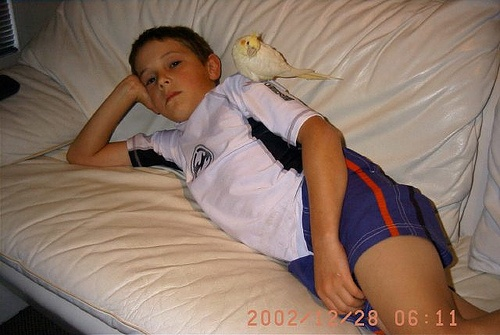
#> input picture dataset/train/images/2007_002120.jpg, 500 x 335 px, found by its file name; its folder holds 4 pictures in this run
$ python gamma_correction.py
#> lines starting #> are read from the running program, lines starting #| are printed output that depends on the picture
import cv2
import numpy as np
import os

input_folder = "dataset/train/images"
output_folder = "dataset/train/lowlight"

os.makedirs(output_folder, exist_ok=True)

gamma = 3.0

for filename in os.listdir(input_folder):

    if filename.endswith(".jpg"):

        img_path = os.path.join(input_folder, filename)

        image = cv2.imread(img_path)
#> image is the input picture: shape (335, 500, 3); mean B, G, R 102.9, 116.6, 139.9

        invGamma = 1.0 / gamma

        table = np.array(
            [((i / 255.0) ** gamma) * 255
             for i in np.arange(256)]
        ).astype("uint8")

        lowlight = cv2.LUT(image, table)
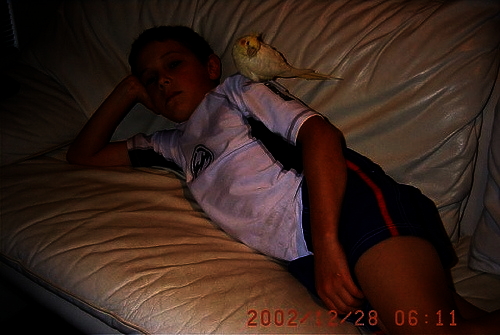
#> lowlight: shape (335, 500, 3); mean B, G, R 26.7, 34.7, 55.6

        cv2.imwrite(
            os.path.join(output_folder, filename),
            lowlight
        )
#> pass 2 of the loop `for filename in os.listdir(input_folder):`:
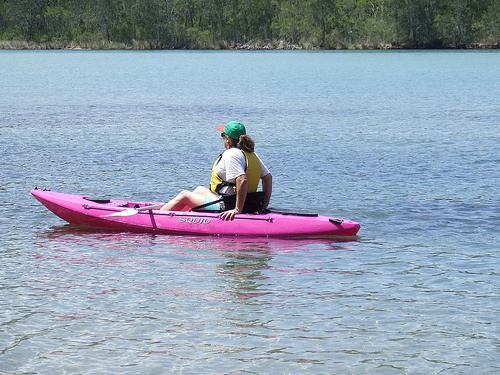
#> input picture dataset/train/images/2007_003910.jpg, 500 x 375 px, found by its file name
#> image is the input picture: shape (375, 500, 3); mean B, G, R 178.4, 160.5, 146.2
#> `lowlight = cv2.LUT(image, table)`:
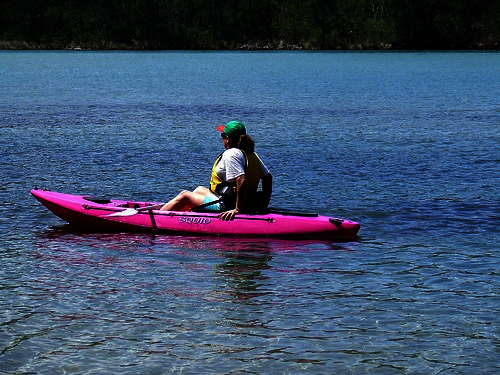
#> lowlight: shape (375, 500, 3); mean B, G, R 108.9, 78.1, 58.9
#> pass 3 of the loop `for filename in os.listdir(input_folder):`:
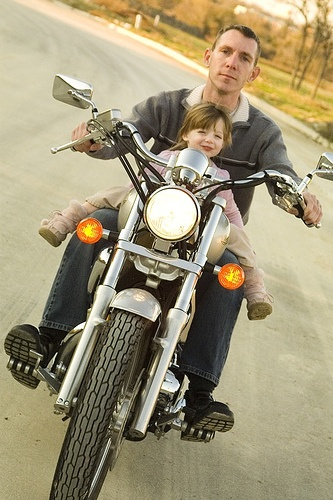
#> input picture dataset/train/images/2007_004380.jpg, 333 x 500 px, found by its file name
#> image is the input picture: shape (500, 333, 3); mean B, G, R 119, 149.2, 159.6
#> `lowlight = cv2.LUT(image, table)`:
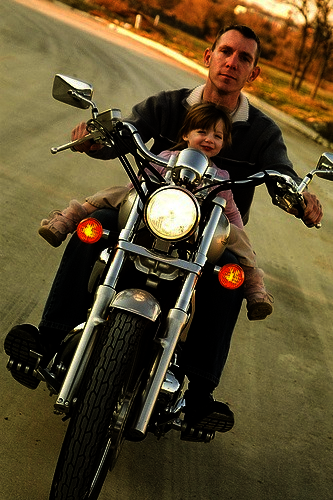
#> lowlight: shape (500, 333, 3); mean B, G, R 44, 75.5, 90.3
#> the loop made 4 passes; the first 3 are shown

print("Low-light images created.")
